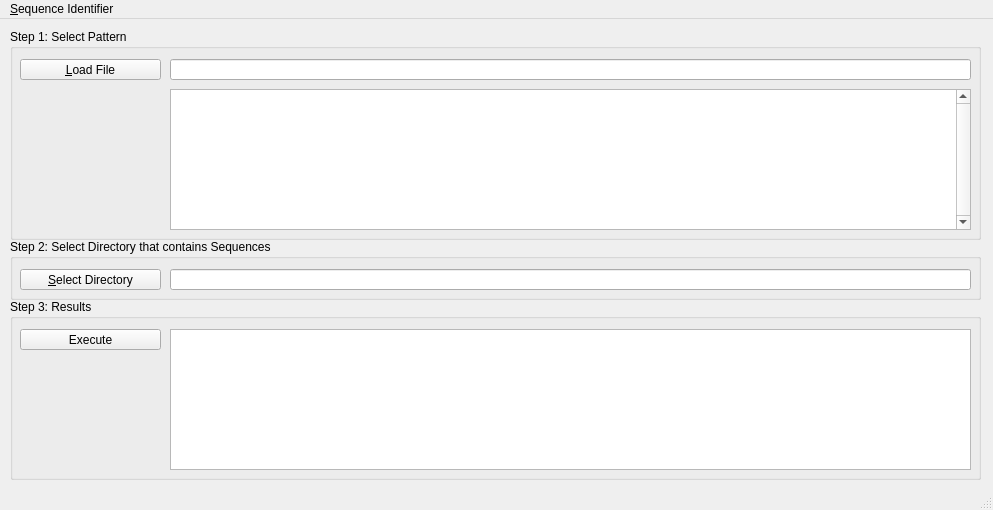
<?xml version="1.0" encoding="UTF-8"?>
<ui version="4.0">
 <class>MainWindow</class>
 <widget class="QMainWindow" name="MainWindow">
  <property name="geometry">
   <rect>
    <x>0</x>
    <y>0</y>
    <width>993</width>
    <height>510</height>
   </rect>
  </property>
  <property name="windowTitle">
   <string>Sequence Identifier</string>
  </property>
  <widget class="QWidget" name="centralWidget">
   <widget class="QGroupBox" name="groupBox">
    <property name="geometry">
     <rect>
      <x>10</x>
      <y>10</y>
      <width>971</width>
      <height>211</height>
     </rect>
    </property>
    <property name="title">
     <string>Step 1: Select Pattern</string>
    </property>
    <widget class="QPushButton" name="pushButton">
     <property name="geometry">
      <rect>
       <x>10</x>
       <y>30</y>
       <width>141</width>
       <height>21</height>
      </rect>
     </property>
     <property name="text">
      <string>&amp;Load File</string>
     </property>
    </widget>
    <widget class="QLineEdit" name="lineEdit">
     <property name="geometry">
      <rect>
       <x>160</x>
       <y>30</y>
       <width>801</width>
       <height>21</height>
      </rect>
     </property>
    </widget>
    <widget class="QTableView" name="tableView">
     <property name="geometry">
      <rect>
       <x>160</x>
       <y>60</y>
       <width>801</width>
       <height>141</height>
      </rect>
     </property>
     <property name="verticalScrollBarPolicy">
      <enum>Qt::ScrollBarAlwaysOn</enum>
     </property>
     <property name="textElideMode">
      <enum>Qt::ElideRight</enum>
     </property>
    </widget>
   </widget>
   <widget class="QGroupBox" name="groupBox_2">
    <property name="geometry">
     <rect>
      <x>10</x>
      <y>220</y>
      <width>971</width>
      <height>61</height>
     </rect>
    </property>
    <property name="title">
     <string>Step 2: Select Directory that contains Sequences</string>
    </property>
    <widget class="QPushButton" name="pushButton_2">
     <property name="geometry">
      <rect>
       <x>10</x>
       <y>30</y>
       <width>141</width>
       <height>21</height>
      </rect>
     </property>
     <property name="text">
      <string>&amp;Select Directory</string>
     </property>
    </widget>
    <widget class="QLineEdit" name="lineEdit_2">
     <property name="geometry">
      <rect>
       <x>160</x>
       <y>30</y>
       <width>801</width>
       <height>21</height>
      </rect>
     </property>
    </widget>
   </widget>
   <widget class="QGroupBox" name="groupBox_3">
    <property name="geometry">
     <rect>
      <x>10</x>
      <y>280</y>
      <width>971</width>
      <height>181</height>
     </rect>
    </property>
    <property name="title">
     <string>Step 3: Results</string>
    </property>
    <widget class="QPushButton" name="pushButton_3">
     <property name="geometry">
      <rect>
       <x>10</x>
       <y>30</y>
       <width>141</width>
       <height>21</height>
      </rect>
     </property>
     <property name="text">
      <string>Execute</string>
     </property>
    </widget>
    <widget class="QTableView" name="tableView_2">
     <property name="geometry">
      <rect>
       <x>160</x>
       <y>30</y>
       <width>801</width>
       <height>141</height>
      </rect>
     </property>
    </widget>
   </widget>
  </widget>
  <widget class="QStatusBar" name="statusBar"/>
  <widget class="QMenuBar" name="menuBar">
   <property name="geometry">
    <rect>
     <x>0</x>
     <y>0</y>
     <width>993</width>
     <height>22</height>
    </rect>
   </property>
   <property name="sizePolicy">
    <sizepolicy hsizetype="MinimumExpanding" vsizetype="Minimum">
     <horstretch>0</horstretch>
     <verstretch>0</verstretch>
    </sizepolicy>
   </property>
   <property name="defaultUp">
    <bool>false</bool>
   </property>
   <property name="nativeMenuBar">
    <bool>false</bool>
   </property>
   <widget class="QMenu" name="menuSequenceIdentifier">
    <property name="geometry">
     <rect>
      <x>1674</x>
      <y>88</y>
      <width>129</width>
      <height>96</height>
     </rect>
    </property>
    <property name="minimumSize">
     <size>
      <width>0</width>
      <height>0</height>
     </size>
    </property>
    <property name="sizeIncrement">
     <size>
      <width>0</width>
      <height>0</height>
     </size>
    </property>
    <property name="baseSize">
     <size>
      <width>0</width>
      <height>0</height>
     </size>
    </property>
    <property name="title">
     <string>&amp;Sequence Identifier  </string>
    </property>
    <property name="separatorsCollapsible">
     <bool>false</bool>
    </property>
    <addaction name="actionPreferences"/>
    <addaction name="separator"/>
    <addaction name="actionQuit"/>
   </widget>
   <addaction name="menuSequenceIdentifier"/>
  </widget>
  <action name="actionPreferences">
   <property name="text">
    <string>&amp;Preferences</string>
   </property>
   <property name="shortcutContext">
    <enum>Qt::WidgetShortcut</enum>
   </property>
   <property name="autoRepeat">
    <bool>true</bool>
   </property>
   <property name="menuRole">
    <enum>QAction::NoRole</enum>
   </property>
   <property name="iconVisibleInMenu">
    <bool>true</bool>
   </property>
  </action>
  <action name="actionQuit">
   <property name="text">
    <string>&amp;Quit</string>
   </property>
   <property name="menuRole">
    <enum>QAction::NoRole</enum>
   </property>
  </action>
 </widget>
 <layoutdefault spacing="6" margin="11"/>
 <resources/>
 <connections/>
</ui>
